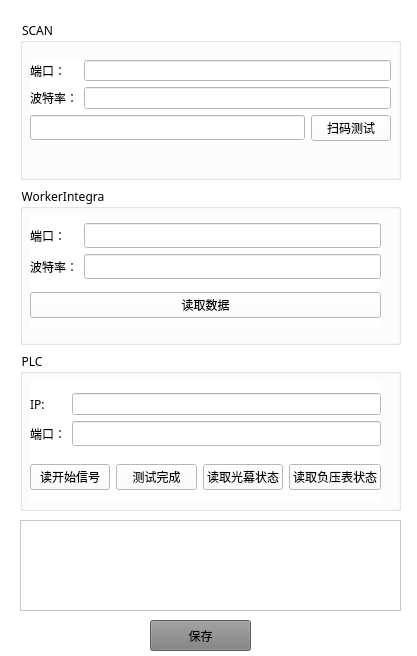
<?xml version="1.0" encoding="UTF-8"?>
<ui version="4.0">
 <class>DevicesConfigForm</class>
 <widget class="QWidget" name="DevicesConfigForm">
  <property name="geometry">
   <rect>
    <x>0</x>
    <y>0</y>
    <width>417</width>
    <height>656</height>
   </rect>
  </property>
  <property name="font">
   <font>
    <family>华文中宋</family>
   </font>
  </property>
  <property name="windowTitle">
   <string>硬件配置</string>
  </property>
  <property name="styleSheet">
   <string notr="true">background-color: rgb(255, 255, 255);</string>
  </property>
  <widget class="QWidget" name="gridLayoutWidget_5">
   <property name="geometry">
    <rect>
     <x>20</x>
     <y>20</y>
     <width>381</width>
     <height>491</height>
    </rect>
   </property>
   <property name="font">
    <font>
     <family>华文中宋</family>
    </font>
   </property>
   <layout class="QGridLayout" name="gridLayout_5">
    <item row="1" column="1">
     <widget class="QGroupBox" name="groupBox_4">
      <property name="font">
       <font>
        <family>华文中宋</family>
       </font>
      </property>
      <property name="title">
       <string>WorkerIntegra</string>
      </property>
      <widget class="QWidget" name="verticalLayoutWidget_3">
       <property name="geometry">
        <rect>
         <x>10</x>
         <y>30</y>
         <width>351</width>
         <height>111</height>
        </rect>
       </property>
       <property name="font">
        <font>
         <family>华文中宋</family>
        </font>
       </property>
       <layout class="QVBoxLayout" name="verticalLayout_3">
        <item>
         <layout class="QGridLayout" name="gridLayout_4">
          <item row="2" column="1">
           <widget class="QLineEdit" name="le_WorkerIntegraBaud">
            <property name="font">
             <font>
              <family>华文中宋</family>
             </font>
            </property>
           </widget>
          </item>
          <item row="0" column="1">
           <widget class="QLineEdit" name="le_WorkerIntegraPort">
            <property name="font">
             <font>
              <family>华文中宋</family>
             </font>
            </property>
           </widget>
          </item>
          <item row="2" column="0">
           <widget class="QLabel" name="label_7">
            <property name="font">
             <font>
              <family>华文中宋</family>
             </font>
            </property>
            <property name="text">
             <string>波特率：</string>
            </property>
           </widget>
          </item>
          <item row="0" column="0">
           <widget class="QLabel" name="label_8">
            <property name="font">
             <font>
              <family>华文中宋</family>
             </font>
            </property>
            <property name="text">
             <string>端口：</string>
            </property>
           </widget>
          </item>
         </layout>
        </item>
        <item>
         <layout class="QHBoxLayout" name="horizontalLayout_3">
          <item>
           <widget class="QPushButton" name="pbtWPRead">
            <property name="font">
             <font>
              <family>华文中宋</family>
             </font>
            </property>
            <property name="styleSheet">
             <string notr="true">selection-color: rgb(170, 170, 170);
selection-background-color: rgb(85, 170, 255);</string>
            </property>
            <property name="text">
             <string>读取数据</string>
            </property>
           </widget>
          </item>
         </layout>
        </item>
       </layout>
      </widget>
     </widget>
    </item>
    <item row="0" column="1">
     <widget class="QGroupBox" name="groupBox_2">
      <property name="font">
       <font>
        <family>华文中宋</family>
       </font>
      </property>
      <property name="title">
       <string>SCAN</string>
      </property>
      <widget class="QWidget" name="verticalLayoutWidget">
       <property name="geometry">
        <rect>
         <x>10</x>
         <y>40</y>
         <width>361</width>
         <height>81</height>
        </rect>
       </property>
       <layout class="QVBoxLayout" name="verticalLayout">
        <item>
         <layout class="QFormLayout" name="formLayout">
          <property name="formAlignment">
           <set>Qt::AlignLeading|Qt::AlignLeft|Qt::AlignVCenter</set>
          </property>
          <item row="0" column="0">
           <widget class="QLabel" name="label">
            <property name="font">
             <font>
              <family>华文中宋</family>
             </font>
            </property>
            <property name="text">
             <string>端口：</string>
            </property>
           </widget>
          </item>
          <item row="1" column="0">
           <widget class="QLabel" name="label_2">
            <property name="font">
             <font>
              <family>华文中宋</family>
             </font>
            </property>
            <property name="text">
             <string>波特率：</string>
            </property>
           </widget>
          </item>
          <item row="0" column="1">
           <widget class="QLineEdit" name="le_ScanPort">
            <property name="font">
             <font>
              <family>华文中宋</family>
             </font>
            </property>
           </widget>
          </item>
          <item row="1" column="1">
           <widget class="QLineEdit" name="le_ScanBaud">
            <property name="font">
             <font>
              <family>华文中宋</family>
             </font>
            </property>
           </widget>
          </item>
         </layout>
        </item>
        <item>
         <layout class="QHBoxLayout" name="horizontalLayout">
          <item>
           <widget class="QLineEdit" name="le_ScanBarcode">
            <property name="font">
             <font>
              <family>华文中宋</family>
             </font>
            </property>
           </widget>
          </item>
          <item>
           <widget class="QPushButton" name="pbtScan">
            <property name="font">
             <font>
              <family>华文中宋</family>
             </font>
            </property>
            <property name="styleSheet">
             <string notr="true">selection-color: rgb(170, 170, 170);
selection-background-color: rgb(85, 170, 255);</string>
            </property>
            <property name="text">
             <string>扫码测试</string>
            </property>
           </widget>
          </item>
         </layout>
        </item>
       </layout>
      </widget>
     </widget>
    </item>
    <item row="2" column="1">
     <widget class="QGroupBox" name="groupBox_3">
      <property name="font">
       <font>
        <family>华文中宋</family>
       </font>
      </property>
      <property name="title">
       <string>PLC</string>
      </property>
      <widget class="QWidget" name="verticalLayoutWidget_2">
       <property name="geometry">
        <rect>
         <x>10</x>
         <y>30</y>
         <width>351</width>
         <height>121</height>
        </rect>
       </property>
       <layout class="QVBoxLayout" name="verticalLayout_2">
        <item>
         <layout class="QGridLayout" name="gridLayout_3">
          <item row="1" column="1">
           <widget class="QLineEdit" name="le_PlcPort">
            <property name="font">
             <font>
              <family>华文中宋</family>
             </font>
            </property>
           </widget>
          </item>
          <item row="0" column="0">
           <widget class="QLabel" name="lbPlcIP">
            <property name="font">
             <font>
              <family>华文中宋</family>
             </font>
            </property>
            <property name="text">
             <string>IP:</string>
            </property>
           </widget>
          </item>
          <item row="0" column="1">
           <widget class="QLineEdit" name="lePlcIp"/>
          </item>
          <item row="1" column="0">
           <widget class="QLabel" name="label_6">
            <property name="font">
             <font>
              <family>华文中宋</family>
             </font>
            </property>
            <property name="text">
             <string>端口：</string>
            </property>
           </widget>
          </item>
         </layout>
        </item>
        <item>
         <layout class="QHBoxLayout" name="horizontalLayout_2">
          <item>
           <widget class="QPushButton" name="ptbReadStart">
            <property name="font">
             <font>
              <family>华文中宋</family>
             </font>
            </property>
            <property name="text">
             <string>读开始信号</string>
            </property>
           </widget>
          </item>
          <item>
           <widget class="QPushButton" name="pbtTestFinish">
            <property name="font">
             <font>
              <family>华文中宋</family>
             </font>
            </property>
            <property name="text">
             <string>测试完成</string>
            </property>
           </widget>
          </item>
          <item>
           <widget class="QPushButton" name="pbtAlia">
            <property name="font">
             <font>
              <family>华文中宋</family>
             </font>
            </property>
            <property name="text">
             <string>读取光幕状态</string>
            </property>
           </widget>
          </item>
          <item>
           <widget class="QPushButton" name="pbtWpw">
            <property name="font">
             <font>
              <family>华文中宋</family>
             </font>
            </property>
            <property name="text">
             <string>读取负压表状态</string>
            </property>
           </widget>
          </item>
         </layout>
        </item>
       </layout>
      </widget>
     </widget>
    </item>
   </layout>
  </widget>
  <widget class="QPushButton" name="pbtSave">
   <property name="geometry">
    <rect>
     <x>150</x>
     <y>620</y>
     <width>101</width>
     <height>31</height>
    </rect>
   </property>
   <property name="font">
    <font>
     <family>华文中宋</family>
    </font>
   </property>
   <property name="styleSheet">
    <string notr="true">background-color: rgb(127, 127, 127);</string>
   </property>
   <property name="text">
    <string>保存</string>
   </property>
  </widget>
  <widget class="QTextBrowser" name="tbLog">
   <property name="geometry">
    <rect>
     <x>20</x>
     <y>520</y>
     <width>381</width>
     <height>91</height>
    </rect>
   </property>
   <property name="font">
    <font>
     <family>华文中宋</family>
    </font>
   </property>
  </widget>
 </widget>
 <resources/>
 <connections/>
</ui>
